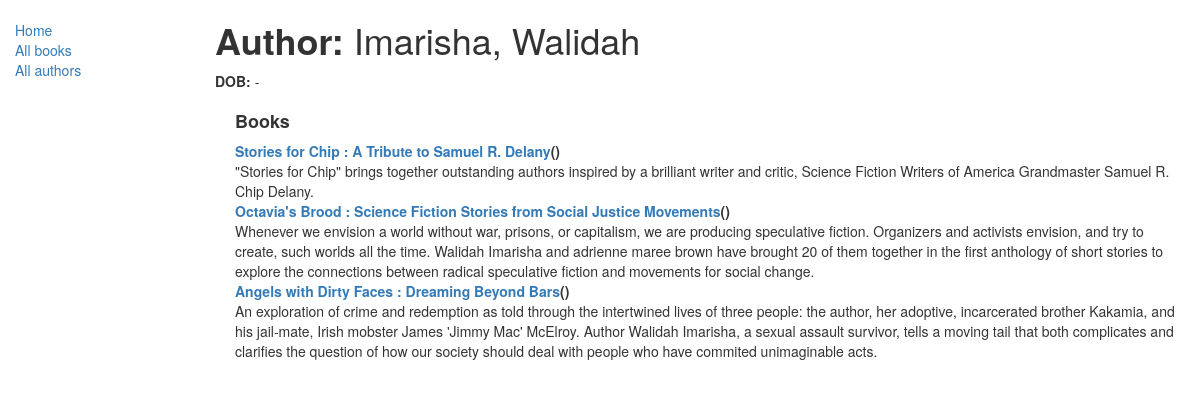
Page /catalog/author/5 on the committed database.
### catalog/models.py (models this page shows, shortened)
class Author(models.Model):
    first_name = models.CharField(max_length=100)
    last_name = models.CharField(max_length=100)
    date_of_birth = models.DateField(null=True, blank=True)
    date_of_death = models.DateField('Died', null=True, blank=True)
    class Meta:
        ordering = ['last_name', 'first_name']
    def __str__(self):
        return f'{self.last_name}, {self.first_name}'

class Book(models.Model):
    title = models.CharField(max_length=200)
    author = models.ForeignKey('Author', on_delete=models.SET_NULL, null=True)
    summary = models.TextField(max_length=1000, help_text='Enter a brief description of the book')
    isbn = models.CharField('ISBN', max_length=13, help_text='13 Character <a href="https://www.isbn-international.org/content/what-isbn">ISBN number</a>')
    genre = models.ManyToManyField(Genre, help_text='Select a genre for this book')
    language = models.ForeignKey('Language', on_delete=models.SET_NULL, null=True)
    def display_genre(self):
        return ', '.join(genre.name for genre in self.genre.all()[:3])
    display_genre.short_description = 'Genre'
    def __str__(self):
        return self.title

### catalog/views.py (the view)
# urls.py: path('author/<int:pk>',views.AuthorDetailView.as_view(), name='author-detail'),
class AuthorDetailView(generic.DetailView):
    model = Author

### catalog/templates/catalog/author_detail.html
{% extends 'base.html' %}
{% block content %}
<h1> <strong>Author: </strong>{{author}}</h1>
<p><strong>DOB: </strong>{{author.data_of_birth}} - {% if author.date_of_death %}{{author.date_of_death}}{% endif %}</p>
<div style="margin-left:20px; margin-top:20px;">
    <h4><strong>Books</strong></h4>
    <dl>
        {% for book in author.book_set.all %}
        <dt><a href="{% url 'book-detail' book.pk %}">{{book}}</a>({{book.book_instance_set.all.count}})</dt>
        <dd>{{book.summary}}</dd>
        {% endfor %}
    </dl>
</div>
{% endblock %}

### rows in the picture
Author: last_name+first_name "Imarisha, Walidah"
Book: title "Stories for Chip : A Tribute to Samuel R. Delany", summary "\"Stories for Chip\" brings together outstanding authors inspired by a brilliant writer and critic, Science Fiction Writers of America Grandmaster Samuel R. Chip Delany."
Book: title "Octavia's Brood : Science Fiction Stories from Social Justice Movements", summary "Whenever we envision a world without war, prisons, or capitalism, we are producing speculative fiction. Organizers and activists envision, and try to create, such worlds all the time. Walidah Imarisha and adrienne maree brown have brought 20 of them together in the first anthology of short stories to explore the connections between radical speculative fiction and movements for social change."
Book: title "Angels with Dirty Faces : Dreaming Beyond Bars", summary "An exploration of crime and redemption as told through the intertwined lives of three people: the author, her adoptive, incarcerated brother Kakamia, and his jail-mate, Irish mobster James 'Jimmy Mac' McElroy. Author Walidah Imarisha, a sexual assault survivor, tells a moving tail that both complicates and clarifies the question of how our society should deal with people who have commited unimaginable acts."
